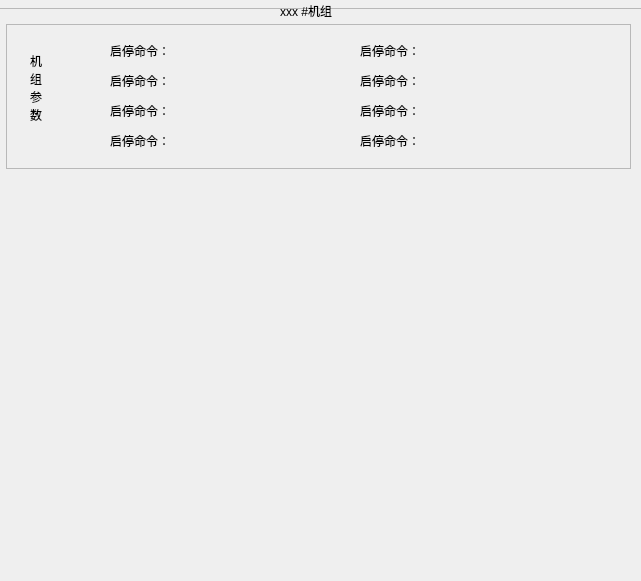
<?xml version="1.0" encoding="UTF-8"?>
<ui version="4.0">
 <class>ModularChiller</class>
 <widget class="QWidget" name="ModularChiller">
  <property name="geometry">
   <rect>
    <x>0</x>
    <y>0</y>
    <width>641</width>
    <height>581</height>
   </rect>
  </property>
  <property name="windowTitle">
   <string>Form</string>
  </property>
  <widget class="QFrame" name="frame">
   <property name="geometry">
    <rect>
     <x>-10</x>
     <y>8</y>
     <width>661</width>
     <height>581</height>
    </rect>
   </property>
   <property name="styleSheet">
    <string notr="true">#frame{border-image: url(:/UI/Widget/System_Air_1.png);}
</string>
   </property>
   <property name="frameShape">
    <enum>QFrame::StyledPanel</enum>
   </property>
   <property name="frameShadow">
    <enum>QFrame::Raised</enum>
   </property>
   <widget class="QFrame" name="frame_2">
    <property name="geometry">
     <rect>
      <x>16</x>
      <y>16</y>
      <width>625</width>
      <height>145</height>
     </rect>
    </property>
    <property name="styleSheet">
     <string notr="true">#frame_2{
border-image: url(:/UI/Widget/System_Chiller_4.png);}</string>
    </property>
    <property name="frameShape">
     <enum>QFrame::StyledPanel</enum>
    </property>
    <property name="frameShadow">
     <enum>QFrame::Raised</enum>
    </property>
    <widget class="QLabel" name="label_13">
     <property name="geometry">
      <rect>
       <x>104</x>
       <y>108</y>
       <width>81</width>
       <height>17</height>
      </rect>
     </property>
     <property name="text">
      <string>启停命令：</string>
     </property>
    </widget>
    <widget class="QLabel" name="label_15">
     <property name="geometry">
      <rect>
       <x>354</x>
       <y>18</y>
       <width>81</width>
       <height>17</height>
      </rect>
     </property>
     <property name="text">
      <string>启停命令：</string>
     </property>
    </widget>
    <widget class="QLabel" name="label_10">
     <property name="geometry">
      <rect>
       <x>104</x>
       <y>18</y>
       <width>81</width>
       <height>17</height>
      </rect>
     </property>
     <property name="text">
      <string>启停命令：</string>
     </property>
    </widget>
    <widget class="QLabel" name="label_16">
     <property name="geometry">
      <rect>
       <x>354</x>
       <y>48</y>
       <width>81</width>
       <height>17</height>
      </rect>
     </property>
     <property name="text">
      <string>启停命令：</string>
     </property>
    </widget>
    <widget class="QLabel" name="label_24">
     <property name="geometry">
      <rect>
       <x>24</x>
       <y>28</y>
       <width>21</width>
       <height>91</height>
      </rect>
     </property>
     <property name="toolTipDuration">
      <number>-1</number>
     </property>
     <property name="styleSheet">
      <string notr="true"/>
     </property>
     <property name="text">
      <string>机
组
参
数</string>
     </property>
     <property name="alignment">
      <set>Qt::AlignJustify|Qt::AlignTop</set>
     </property>
    </widget>
    <widget class="QLabel" name="label_17">
     <property name="geometry">
      <rect>
       <x>354</x>
       <y>108</y>
       <width>81</width>
       <height>17</height>
      </rect>
     </property>
     <property name="text">
      <string>启停命令：</string>
     </property>
    </widget>
    <widget class="QLabel" name="label_14">
     <property name="geometry">
      <rect>
       <x>354</x>
       <y>78</y>
       <width>81</width>
       <height>17</height>
      </rect>
     </property>
     <property name="text">
      <string>启停命令：</string>
     </property>
    </widget>
    <widget class="QLabel" name="label_12">
     <property name="geometry">
      <rect>
       <x>104</x>
       <y>78</y>
       <width>81</width>
       <height>17</height>
      </rect>
     </property>
     <property name="text">
      <string>启停命令：</string>
     </property>
    </widget>
    <widget class="QLabel" name="label_11">
     <property name="geometry">
      <rect>
       <x>104</x>
       <y>48</y>
       <width>81</width>
       <height>17</height>
      </rect>
     </property>
     <property name="text">
      <string>启停命令：</string>
     </property>
    </widget>
   </widget>
   <widget class="QWidget" name="horizontalLayoutWidget">
    <property name="geometry">
     <rect>
      <x>16</x>
      <y>160</y>
      <width>625</width>
      <height>409</height>
     </rect>
    </property>
    <layout class="QHBoxLayout" name="horizontalLayout"/>
   </widget>
  </widget>
  <widget class="QLabel" name="label">
   <property name="geometry">
    <rect>
     <x>280</x>
     <y>0</y>
     <width>101</width>
     <height>21</height>
    </rect>
   </property>
   <property name="styleSheet">
    <string notr="true">font: 63 oblique 16pt &quot;URW Gothic L&quot;;</string>
   </property>
   <property name="text">
    <string>xxx #机组</string>
   </property>
  </widget>
 </widget>
 <resources/>
 <connections/>
</ui>
